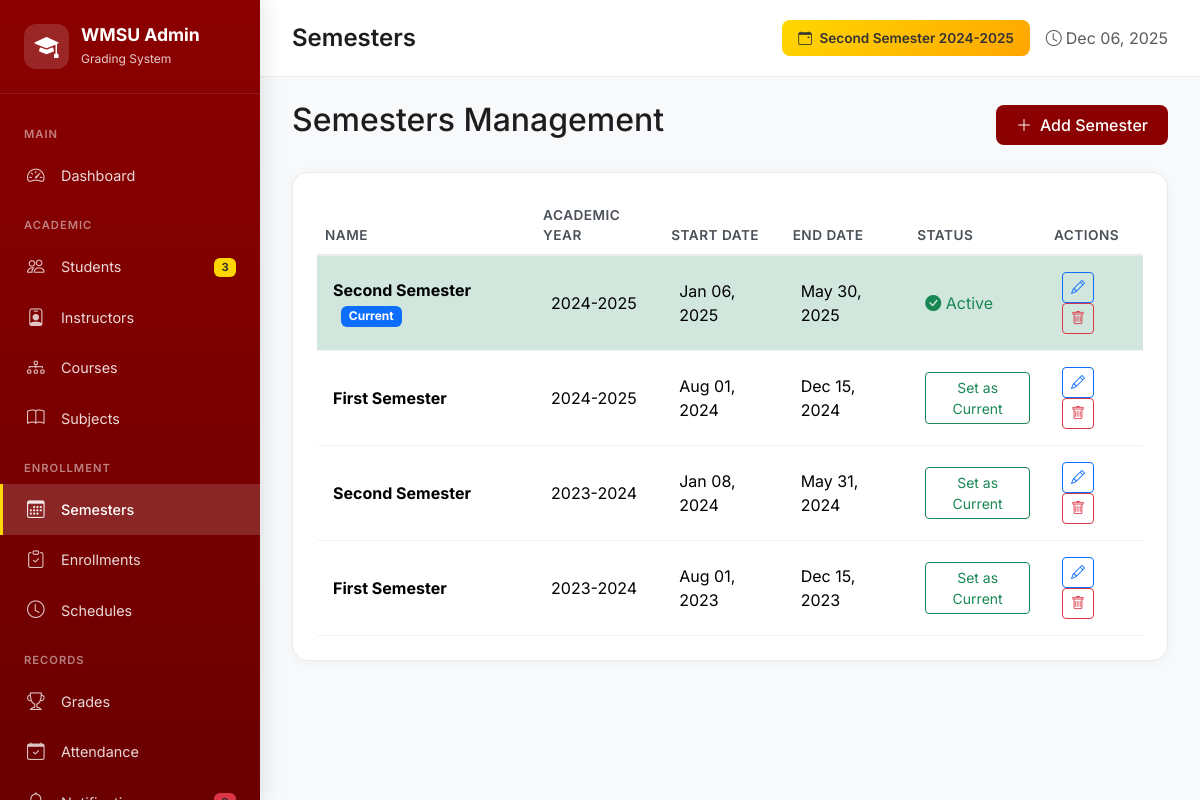
The page /admin/index.php?page=semesters (signed in) on the database its author committed.
### tables this page shows
CREATE TABLE `semesters` (
  `id` int(11) NOT NULL,
  `name` varchar(100) NOT NULL,
  `academic_year` varchar(20) NOT NULL,
  `semester_number` int(11) NOT NULL,
  `start_date` date DEFAULT NULL,
  `end_date` date DEFAULT NULL,
  `is_current` tinyint(1) DEFAULT 0,
  `created_at` timestamp NOT NULL DEFAULT current_timestamp()
);

### admin/pages/semesters.php (the view, shortened to what this page needs)
<?php
$semesters = $db->query("SELECT * FROM semesters ORDER BY academic_year DESC, semester_number DESC")->fetchAll();
?>
<div class="d-flex justify-content-between align-items-center mb-4">
    <h2>Semesters Management</h2>
    <button class="btn btn-wmsu" data-bs-toggle="modal" data-bs-target="#addSemesterModal">
        <i class="bi bi-plus-lg me-2"></i>Add Semester
    </button>
</div>
<div class="card">
    <div class="card-body">
        <div class="table-responsive">
            <table class="table table-hover">
                <thead>
                    <tr>
                        <th>Name</th>
                        <th>Academic Year</th>
                        <th>Start Date</th>
                        <th>End Date</th>
                        <th>Status</th>
                        <th>Actions</th>
                    </tr>
                </thead>
                <tbody>
                    <?php foreach ($semesters as $semester): ?>
                    <tr class="<?= $semester['is_current'] ? 'table-success' : '' ?>">
                        <td>
                            <strong><?= htmlspecialchars($semester['name']) ?></strong>
                            <?php if ($semester['is_current']): ?>
                            <span class="badge bg-primary ms-2">Current</span>
                            <?php endif; ?>
                        </td>
                        <td><?= htmlspecialchars($semester['academic_year']) ?></td>
                        <td><?= $semester['start_date'] ? date('M d, Y', strtotime($semester['start_date'])) : '-' ?></td>
                        <td><?= $semester['end_date'] ? date('M d, Y', strtotime($semester['end_date'])) : '-' ?></td>
                        <td>
                            <?php if (!$semester['is_current']): ?>
                            <form method="POST" class="d-inline">
                                <button type="submit" class="btn btn-sm btn-outline-success">Set as Current</button>
                            </form>
                            <?php else: ?>
                            <span class="text-success"><i class="bi bi-check-circle-fill"></i> Active</span>
                            <?php endif; ?>
                        </td>
                        <td>
                            <button class="btn btn-sm btn-outline-primary" onclick='editSemester(<?= json_encode($semester) ?>)'>
                                <i class="bi bi-pencil"></i>
                            </button>
                            <button class="btn btn-sm btn-outline-danger" onclick="deleteSemester(<?= $semester['id'] ?>, '<?= htmlspecialchars($semester['name']) ?>')">
                                <i class="bi bi-trash"></i>
                            </button>
                        </td>
                    </tr>
                    <?php endforeach; ?>
                </tbody>
            </table>
        </div>
    </div>
</div>

### admin/index.php (shortened to what this page needs)
<?php
$isLoggedIn = isset($_SESSION['admin_logged_in']) && $_SESSION['admin_logged_in'] === true;
$page = $_GET['page'] ?? 'dashboard';
$db = null;
$stats = [];
if ($isLoggedIn) {
    try {
        $db = getConnection();
        $stats['students'] = $db->query("SELECT COUNT(*) as count FROM students")->fetch()['count'];
        $stats['active_students'] = $db->query("SELECT COUNT(*) as count FROM students WHERE status = 'active'")->fetch()['count'];
        $stats['subjects'] = $db->query("SELECT COUNT(*) as count FROM subjects")->fetch()['count'];
        $stats['instructors'] = $db->query("SELECT COUNT(*) as count FROM instructors")->fetch()['count'];
        $stats['enrollments'] = $db->query("SELECT COUNT(*) as count FROM enrollments WHERE status = 'enrolled'")->fetch()['count'];
        $stats['grades'] = $db->query("SELECT COUNT(*) as count FROM grades WHERE final_grade IS NOT NULL")->fetch()['count'];
        $stats['semesters'] = $db->query("SELECT COUNT(*) as count FROM semesters")->fetch()['count'];
        $stats['courses'] = $db->query("SELECT COUNT(*) as count FROM courses")->fetch()['count'];
        $stats['unread_notifications'] = $db->query("SELECT COUNT(*) as count FROM notifications WHERE read_at IS NULL")->fetch()['count'];
        $currentSemester = $db->query("SELECT * FROM semesters WHERE is_current = 1 LIMIT 1")->fetch();
    } catch (Exception $e) {
        $dbError = $e->getMessage();
    }
}
?>
<!DOCTYPE html>
<html lang="en">
<head>
    <link href="https://cdn.jsdelivr.net/npm/bootstrap@5.3.2/dist/css/bootstrap.min.css" rel="stylesheet">
    <link href="https://cdn.jsdelivr.net/npm/bootstrap-icons@1.11.1/font/bootstrap-icons.css" rel="stylesheet">
</head>
<body>
    <?php if (!$isLoggedIn): ?>
    <div class="login-container">
        <div class="login-card">
            <div class="text-center">
                <div class="logo-icon"><i class="bi bi-mortarboard-fill"></i></div>
                <h3>WMSU Grading System</h3>
                <p class="text-muted mb-4">Admin Dashboard</p>
            </div>
            <?php if (isset($loginError)): ?>
            <div class="alert alert-danger"><?= htmlspecialchars($loginError) ?></div>
            <?php endif; ?>
            <form method="POST">
                <div class="mb-4">
                    <label class="form-label fw-semibold">Admin Password</label>
                    <input type="password" name="password" class="form-control form-control-lg" placeholder="Enter password" required autofocus>
                </div>
                <button type="submit" name="admin_login" class="btn btn-wmsu btn-lg w-100">
                    <i class="bi bi-box-arrow-in-right me-2"></i>Login
                </button>
            </form>
            <p class="text-muted text-center mt-4 mb-0">
                <small><i class="bi bi-info-circle me-1"></i>Default password: admin123</small>
            </p>
        </div>
    </div>
    <?php else: ?>
    <div class="sidebar">
        <div class="sidebar-brand">
            <div class="sidebar-brand-icon"><i class="bi bi-mortarboard-fill"></i></div>
            <div>
                <h4>WMSU Admin</h4>
                <small>Grading System</small>
            </div>
        </div>
        <nav class="sidebar-nav">
            <div class="nav-section">Main</div>
            <a class="nav-link <?= $page === 'dashboard' ? 'active' : '' ?>" href="?page=dashboard">
                <i class="bi bi-speedometer2"></i> Dashboard
            </a>
            <div class="nav-section">Academic</div>
            <a class="nav-link <?= $page === 'students' ? 'active' : '' ?>" href="?page=students">
                <i class="bi bi-people"></i> Students
                <span class="badge"><?= $stats['active_students'] ?? 0 ?></span>
            </a>
            <a class="nav-link <?= $page === 'instructors' ? 'active' : '' ?>" href="?page=instructors">
                <i class="bi bi-person-badge"></i> Instructors
            </a>
            <a class="nav-link <?= $page === 'courses' ? 'active' : '' ?>" href="?page=courses">
                <i class="bi bi-diagram-3"></i> Courses
            </a>
            <a class="nav-link <?= $page === 'subjects' ? 'active' : '' ?>" href="?page=subjects">
                <i class="bi bi-book"></i> Subjects
            </a>
            <div class="nav-section">Enrollment</div>
            <a class="nav-link <?= $page === 'semesters' ? 'active' : '' ?>" href="?page=semesters">
                <i class="bi bi-calendar3"></i> Semesters
            </a>
            <a class="nav-link <?= $page === 'enrollments' ? 'active' : '' ?>" href="?page=enrollments">
                <i class="bi bi-clipboard-check"></i> Enrollments
            </a>
            <a class="nav-link <?= $page === 'schedules' ? 'active' : '' ?>" href="?page=schedules">
                <i class="bi bi-clock"></i> Schedules
            </a>
            <div class="nav-section">Records</div>
            <a class="nav-link <?= $page === 'grades' ? 'active' : '' ?>" href="?page=grades">
                <i class="bi bi-trophy"></i> Grades
            </a>
            <a class="nav-link <?= $page === 'attendance' ? 'active' : '' ?>" href="?page=attendance">
                <i class="bi bi-calendar-check"></i> Attendance
            </a>
            <a class="nav-link <?= $page === 'notifications' ? 'active' : '' ?>" href="?page=notifications">
                <i class="bi bi-bell"></i> Notifications
                <?php if (($stats['unread_notifications'] ?? 0) > 0): ?>
                <span class="badge bg-danger"><?= $stats['unread_notifications'] ?></span>
                <?php endif; ?>
            </a>
        </nav>
    </div>
    <div class="main-content">
        <div class="content-header">
            <h4>
                <?php
                $pageTitles = [
                    'dashboard' => 'Dashboard', 'students' => 'Students', 'instructors' => 'Instructors',
                    'courses' => 'Courses', 'subjects' => 'Subjects', 'semesters' => 'Semesters',
                    'enrollments' => 'Enrollments', 'schedules' => 'Schedules', 'grades' => 'Grades',
                    'attendance' => 'Attendance', 'notifications' => 'Notifications',
                ];
                echo $pageTitles[$page] ?? 'Dashboard';
                ?>
            </h4>
            <div class="d-flex align-items-center gap-3">
                <?php if ($currentSemester): ?>
                <span class="semester-badge">
                    <i class="bi bi-calendar-event me-1"></i>
                    <?= htmlspecialchars($currentSemester['name'] . ' ' . $currentSemester['academic_year']) ?>
                </span>
                <?php endif; ?>
                <span class="text-muted"><i class="bi bi-clock me-1"></i><?= date('M d, Y') ?></span>
            </div>
        </div>
        <div class="content-body">
            <?php
            switch ($page) {
                case 'semesters': include 'pages/semesters.php'; break;
                    ?>
                    <?php break;
            }
            ?>
        </div>
    </div>
    <?php endif; ?>
</body>
</html>

### admin/index.php (style rules this page uses)
:root { --wmsu-crimson: #8B0000; --wmsu-crimson-dark: #6B0000; --wmsu-gold: #FFD700; --sidebar-width: 260px; }
* { margin: 0; padding: 0; box-sizing: border-box; }
body { font-family: 'Inter', -apple-system, BlinkMacSystemFont, 'Segoe UI', Roboto, sans-serif; background-color: #f8f9fa; color: #1d1d1f; }
.sidebar { background: linear-gradient(180deg, var(--wmsu-crimson) 0%, var(--wmsu-crimson-dark) 100%); width: var(--sidebar-width); height: 100vh; position: fixed; left: 0; top: 0; z-index: 1000; overflow-y: auto; box-shadow: 4px 0 20px rgba(0,0,0,0.1); }
.sidebar-brand { padding: 1.5rem; color: white; border-bottom: 1px solid rgba(255,255,255,0.1); display: flex; align-items: center; gap: 12px; }
.sidebar-brand-icon { width: 45px; height: 45px; background: rgba(255,255,255,0.15); border-radius: 12px; display: flex; align-items: center; justify-content: center; font-size: 1.5rem; }
.sidebar-brand h4 { margin: 0; font-weight: 700; font-size: 1.1rem; }
.sidebar-brand small { opacity: 0.8; font-size: 0.75rem; }
.sidebar-nav { padding: 1rem 0; }
.nav-section { padding: 0.5rem 1.5rem; color: rgba(255,255,255,0.5); font-size: 0.7rem; text-transform: uppercase; letter-spacing: 1px; font-weight: 600; margin-top: 0.5rem; }
.nav-link { color: rgba(255,255,255,0.85) !important; padding: 0.75rem 1.5rem; display: flex; align-items: center; gap: 12px; border-left: 3px solid transparent; transition: all 0.2s ease; font-size: 0.9rem; text-decoration: none; }
.nav-link.active { color: white !important; background: rgba(255,255,255,0.15); border-left-color: var(--wmsu-gold); font-weight: 500; }
.nav-link i { width: 22px; font-size: 1.1rem; opacity: 0.9; }
.nav-link .badge { margin-left: auto; background: var(--wmsu-gold); color: #333; font-size: 0.7rem; }
.main-content { margin-left: var(--sidebar-width); min-height: 100vh; background: #f8f9fa; }
.content-header { background: white; padding: 1.25rem 2rem; border-bottom: 1px solid #e9ecef; display: flex; justify-content: space-between; align-items: center; position: sticky; top: 0; z-index: 100; }
.content-header h4 { margin: 0; font-weight: 600; }
.content-body { padding: 1.5rem 2rem; }
.card { border: none; border-radius: 16px; box-shadow: 0 2px 12px rgba(0,0,0,0.04); overflow: hidden; border: 1px solid #e9ecef; }
.card-body { padding: 1.5rem; }
.table { margin-bottom: 0; }
.table th { font-weight: 600; color: #495057; border-bottom: 2px solid #e9ecef; font-size: 0.85rem; text-transform: uppercase; letter-spacing: 0.5px; }
.table td { vertical-align: middle; padding: 1rem; border-color: #f1f3f4; }
.btn-wmsu { background: var(--wmsu-crimson); color: white; border: none; font-weight: 500; padding: 0.5rem 1.25rem; border-radius: 8px; transition: all 0.2s; }
.semester-badge { background: linear-gradient(135deg, var(--wmsu-gold), #FFA500); color: #333; padding: 0.5rem 1rem; border-radius: 8px; font-weight: 600; font-size: 0.85rem; }

### rows shown on the page
semesters: name+academic_year "Second Semester 2024-2025", name "Second Semester", is_current "Current", academic_year "2024-2025", start_date "Jan 06, 2025", end_date "May 30, 2025"
semesters: name "First Semester", academic_year "2024-2025", start_date "Aug 01, 2024", end_date "Dec 15, 2024"
semesters: name "Second Semester", academic_year "2023-2024", start_date "Jan 08, 2024", end_date "May 31, 2024"
semesters: name "First Semester", academic_year "2023-2024", start_date "Aug 01, 2023", end_date "Dec 15, 2023"

### other values the page prints
$stats['active_students'] "3"
$pageTitles[$page] "Semesters"
